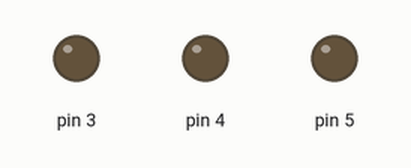
Simulated run of this sketch. Board: Arduino Uno, built with avr-gcc and run on an emulated ATmega328P. On the bench: output pins drawn as LEDs (lit = HIGH).

Above: at 0.2 s.
At 0.8 s:
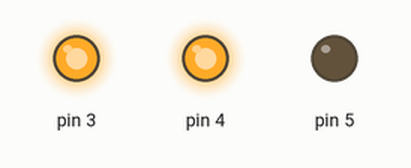
At 2.5 s:
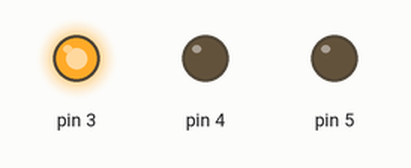
At 3.3 s:
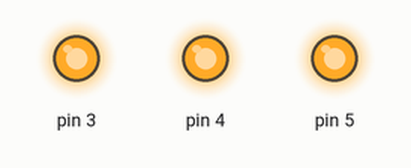
Timing chart, 0 to 4.4 s (numbered marks = the images above):
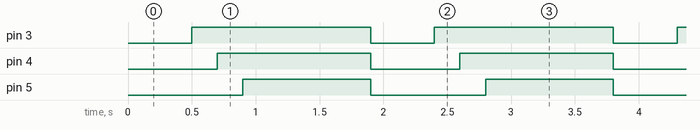

Measured:
- by itself, pin 3: alternates HIGH for 1.4 s and LOW for 0.50 s
- by itself, pin 4: alternates HIGH for 1.2 s and LOW for 0.70 s
- by itself, pin 5: alternates HIGH for 1.0 s and LOW for 0.90 s

The sketch:

Luz_Sequencial.ino
```cpp
void setup() {
  //pinMode(2, OUTPUT);
  pinMode(3, OUTPUT);
  pinMode(4, OUTPUT);
  pinMode(5, OUTPUT);
}

void loop() {
  //digitalWrite(2, LOW);
  digitalWrite(3, LOW);
  digitalWrite(4, LOW);
  digitalWrite(5, LOW);

  delay(500);

  //digitalWrite(2, HIGH);
  //delay(200);
  digitalWrite(3, HIGH);
  delay(200);
  digitalWrite(4, HIGH);
  delay(200);
  digitalWrite(5, HIGH);
  delay(1000);
}
```
